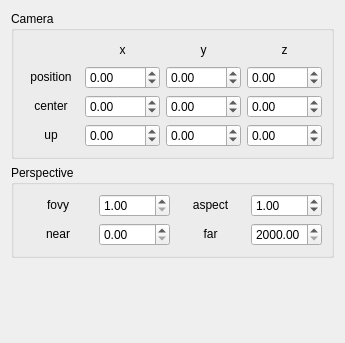
        <widget class="QWidget" name="tab">
         <property name="statusTip">
          <string/>
         </property>
         <attribute name="title">
          <string>Camera</string>
         </attribute>
         <layout class="QVBoxLayout" name="verticalLayout_2">
          <item>
           <widget class="QGroupBox" name="cameraBox">
            <property name="title">
             <string>Camera</string>
            </property>
            <layout class="QGridLayout" name="gridLayout">
             <property name="sizeConstraint">
              <enum>QLayout::SetMinAndMaxSize</enum>
             </property>
             <item row="0" column="0">
              <spacer name="horizontalSpacer_2">
               <property name="orientation">
                <enum>Qt::Horizontal</enum>
               </property>
               <property name="sizeHint" stdset="0">
                <size>
                 <width>56</width>
                 <height>20</height>
                </size>
               </property>
              </spacer>
             </item>
             <item row="0" column="1">
              <widget class="QLabel" name="label_2">
               <property name="text">
                <string>&lt;center&gt;x&lt;/center&gt;</string>
               </property>
               <property name="buddy">
                <cstring>cameraPosXBox</cstring>
               </property>
              </widget>
             </item>
             <item row="0" column="2">
              <widget class="QLabel" name="label_3">
               <property name="text">
                <string>&lt;center&gt;y&lt;/center&gt;</string>
               </property>
               <property name="buddy">
                <cstring>cameraPosYBox</cstring>
               </property>
              </widget>
             </item>
             <item row="0" column="3">
              <widget class="QLabel" name="label_4">
               <property name="text">
                <string>&lt;center&gt;z&lt;/center&gt;</string>
               </property>
               <property name="buddy">
                <cstring>cameraPosZBox</cstring>
               </property>
              </widget>
             </item>
             <item row="1" column="0">
              <widget class="QLabel" name="label">
               <property name="text">
                <string>&lt;center&gt;position&lt;/center&gt;</string>
               </property>
               <property name="buddy">
                <cstring>cameraPosXBox</cstring>
               </property>
              </widget>
             </item>
             <item row="1" column="1">
              <widget class="QDoubleSpinBox" name="cameraPosXBox">
               <property name="minimum">
                <double>-2000.000000000000000</double>
               </property>
               <property name="maximum">
                <double>2000.000000000000000</double>
               </property>
               <property name="singleStep">
                <double>10.000000000000000</double>
               </property>
              </widget>
             </item>
             <item row="1" column="2">
              <widget class="QDoubleSpinBox" name="cameraPosYBox">
               <property name="minimum">
                <double>-2000.000000000000000</double>
               </property>
               <property name="maximum">
                <double>2000.000000000000000</double>
               </property>
               <property name="singleStep">
                <double>10.000000000000000</double>
               </property>
              </widget>
             </item>
             <item row="1" column="3">
              <widget class="QDoubleSpinBox" name="cameraPosZBox">
               <property name="minimum">
                <double>-2000.000000000000000</double>
               </property>
               <property name="maximum">
                <double>2000.000000000000000</double>
               </property>
               <property name="singleStep">
                <double>10.000000000000000</double>
               </property>
              </widget>
             </item>
             <item row="2" column="0">
              <widget class="QLabel" name="label_5">
               <property name="text">
                <string>&lt;center&gt;center&lt;/center&gt;</string>
               </property>
               <property name="buddy">
                <cstring>cameraCenterXBox</cstring>
               </property>
              </widget>
             </item>
             <item row="2" column="1">
              <widget class="QDoubleSpinBox" name="cameraCenterXBox">
               <property name="minimum">
                <double>-2000.000000000000000</double>
               </property>
               <property name="maximum">
                <double>2000.000000000000000</double>
               </property>
               <property name="singleStep">
                <double>10.000000000000000</double>
               </property>
              </widget>
             </item>
             <item row="2" column="2">
              <widget class="QDoubleSpinBox" name="cameraCenterYBox">
               <property name="minimum">
                <double>-2000.000000000000000</double>
               </property>
               <property name="maximum">
                <double>2000.000000000000000</double>
               </property>
               <property name="singleStep">
                <double>10.000000000000000</double>
               </property>
              </widget>
             </item>
             <item row="2" column="3">
              <widget class="QDoubleSpinBox" name="cameraCenterZBox">
               <property name="minimum">
                <double>-2000.000000000000000</double>
               </property>
               <property name="maximum">
                <double>2000.000000000000000</double>
               </property>
               <property name="singleStep">
                <double>10.000000000000000</double>
               </property>
              </widget>
             </item>
             <item row="3" column="0">
              <widget class="QLabel" name="label_6">
               <property name="text">
                <string>&lt;center&gt;up&lt;/center&gt;</string>
               </property>
               <property name="buddy">
                <cstring>cameraUpXBox</cstring>
               </property>
              </widget>
             </item>
             <item row="3" column="1">
              <widget class="QDoubleSpinBox" name="cameraUpXBox">
               <property name="minimum">
                <double>-2.000000000000000</double>
               </property>
               <property name="maximum">
                <double>2.000000000000000</double>
               </property>
               <property name="singleStep">
                <double>1.000000000000000</double>
               </property>
              </widget>
             </item>
             <item row="3" column="2">
              <widget class="QDoubleSpinBox" name="cameraUpYBox">
               <property name="minimum">
                <double>-2.000000000000000</double>
               </property>
               <property name="maximum">
                <double>2.000000000000000</double>
               </property>
              </widget>
             </item>
             <item row="3" column="3">
              <widget class="QDoubleSpinBox" name="cameraUpZBox">
               <property name="minimum">
                <double>-2.000000000000000</double>
               </property>
               <property name="maximum">
                <double>2.000000000000000</double>
               </property>
              </widget>
             </item>
            </layout>
           </widget>
          </item>
          <item>
           <widget class="QGroupBox" name="perspectiveBox">
            <property name="title">
             <string>Perspective</string>
            </property>
            <layout class="QGridLayout" name="gridLayout_6">
             <property name="sizeConstraint">
              <enum>QLayout::SetMinAndMaxSize</enum>
             </property>
             <item row="0" column="0">
              <widget class="QLabel" name="label_17">
               <property name="text">
                <string>&lt;center&gt;fovy&lt;/center&gt;</string>
               </property>
               <property name="buddy">
                <cstring>fovyBox</cstring>
               </property>
              </widget>
             </item>
             <item row="0" column="1">
              <widget class="QDoubleSpinBox" name="fovyBox">
               <property name="minimum">
                <double>1.000000000000000</double>
               </property>
               <property name="maximum">
                <double>179.000000000000000</double>
               </property>
              </widget>
             </item>
             <item row="0" column="2">
              <widget class="QLabel" name="label_18">
               <property name="text">
                <string>&lt;center&gt;aspect&lt;/center&gt;</string>
               </property>
               <property name="buddy">
                <cstring>aspectBox</cstring>
               </property>
              </widget>
             </item>
             <item row="0" column="3">
              <widget class="QDoubleSpinBox" name="aspectBox">
               <property name="minimum">
                <double>0.100000000000000</double>
               </property>
               <property name="maximum">
                <double>10.000000000000000</double>
               </property>
               <property name="singleStep">
                <double>0.100000000000000</double>
               </property>
               <property name="value">
                <double>1.000000000000000</double>
               </property>
              </widget>
             </item>
             <item row="1" column="0">
              <widget class="QLabel" name="label_19">
               <property name="text">
                <string>&lt;center&gt;near&lt;/center&gt;</string>
               </property>
               <property name="buddy">
                <cstring>nearBox</cstring>
               </property>
              </widget>
             </item>
             <item row="1" column="1">
              <widget class="QDoubleSpinBox" name="nearBox">
               <property name="maximum">
                <double>2000.000000000000000</double>
               </property>
               <property name="singleStep">
                <double>100.000000000000000</double>
               </property>
              </widget>
             </item>
             <item row="1" column="2">
              <widget class="QLabel" name="label_20">
               <property name="text">
                <string>&lt;center&gt;far&lt;/center&gt;</string>
               </property>
               <property name="buddy">
                <cstring>farBox</cstring>
               </property>
              </widget>
             </item>
             <item row="1" column="3">
              <widget class="QDoubleSpinBox" name="farBox">
               <property name="minimum">
                <double>2000.000000000000000</double>
               </property>
               <property name="maximum">
                <double>9999.000000000000000</double>
               </property>
               <property name="singleStep">
                <double>100.000000000000000</double>
               </property>
              </widget>
             </item>
            </layout>
           </widget>
          </item>
          <item>
           <spacer name="verticalSpacer_3">
            <property name="orientation">
             <enum>Qt::Vertical</enum>
            </property>
            <property name="sizeHint" stdset="0">
             <size>
              <width>20</width>
              <height>74</height>
             </size>
            </property>
           </spacer>
          </item>
         </layout>
        </widget>
